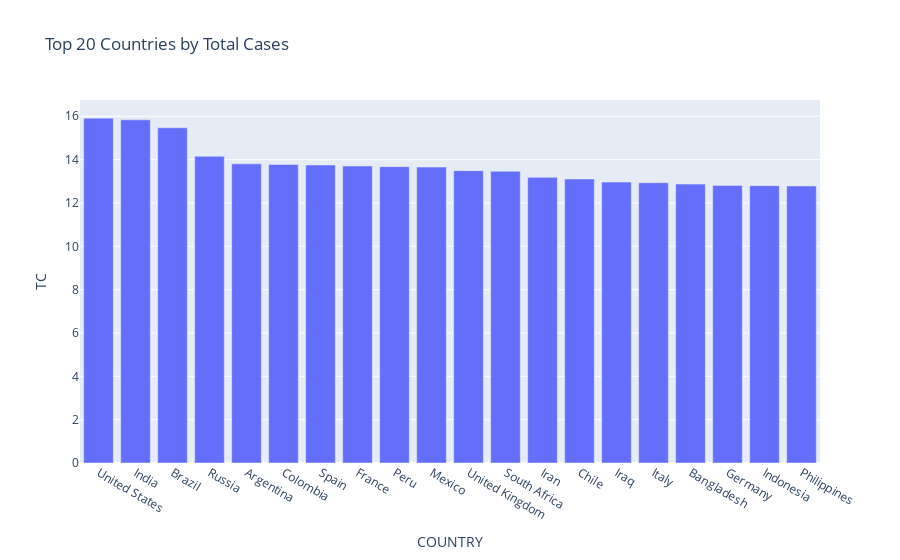
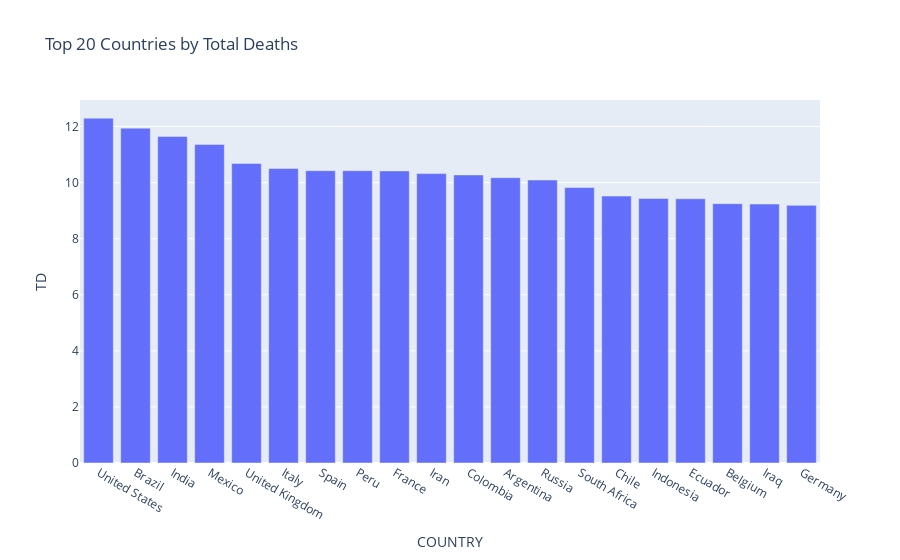

These figures' notebook cell, in order:
### Code cell
## 5. Country-wise Total Cases and Deaths
latest = df.sort_values('DATE').drop_duplicates('COUNTRY', keep='last')
fig = px.bar(latest.sort_values('TC', ascending=False).head(20), x='COUNTRY', y='TC', title='Top 20 Countries by Total Cases')
fig.show()

fig = px.bar(latest.sort_values('TD', ascending=False).head(20), x='COUNTRY', y='TD', title='Top 20 Countries by Total Deaths')
fig.show()

### Figure 1 — Plotly figure (JSON) as saved in the notebook; plotly's stock layout.template omitted (floating-point values rounded to 4 significant figures)
{"data": [{"alignmentgroup": "True", "hovertemplate": "COUNTRY=%{x}<br>TC=%{y}<extra></extra>", "legendgroup": "", "marker": {"color": "#636efa", "pattern": {"shape": ""}}, "name": "", "offsetgroup": "", "orientation": "v", "showlegend": false, "textposition": "auto", "type": "bar", "x": ["United States", "India", "Brazil", "Russia", "Argentina", "Colombia", "Spain", "France", "Peru", "Mexico", "United Kingdom", "South Africa", "Iran", "Chile", "Iraq", "Italy", "Bangladesh", "Germany", "Indonesia", "Philippines"], "xaxis": "x", "y": [15.91, 15.84, 15.47, 14.15, 13.81, 13.77, 13.75, 13.71, 13.67, 13.65, 13.49, 13.46, 13.18, 13.11, 12.96, 12.93, 12.87, 12.81, 12.8, 12.78], "yaxis": "y"}], "layout": {"barmode": "relative", "legend": {"tracegroupgap": 0}, "title": {"text": "Top 20 Countries by Total Cases"}, "xaxis": {"anchor": "y", "domain": [0, 1], "title": {"text": "COUNTRY"}}, "yaxis": {"anchor": "x", "domain": [0, 1], "title": {"text": "TC"}}}}

### Figure 2 — Plotly figure (JSON) as saved in the notebook; plotly's stock layout.template omitted (floating-point values rounded to 4 significant figures)
{"data": [{"alignmentgroup": "True", "hovertemplate": "COUNTRY=%{x}<br>TD=%{y}<extra></extra>", "legendgroup": "", "marker": {"color": "#636efa", "pattern": {"shape": ""}}, "name": "", "offsetgroup": "", "orientation": "v", "showlegend": false, "textposition": "auto", "type": "bar", "x": ["United States", "Brazil", "India", "Mexico", "United Kingdom", "Italy", "Spain", "Peru", "France", "Iran", "Colombia", "Argentina", "Russia", "South Africa", "Chile", "Indonesia", "Ecuador", "Belgium", "Iraq", "Germany"], "xaxis": "x", "y": [12.3, 11.94, 11.65, 11.36, 10.68, 10.51, 10.43, 10.43, 10.42, 10.32, 10.27, 10.18, 10.09, 9.824, 9.52, 9.434, 9.424, 9.25, 9.235, 9.189], "yaxis": "y"}], "layout": {"barmode": "relative", "legend": {"tracegroupgap": 0}, "title": {"text": "Top 20 Countries by Total Deaths"}, "xaxis": {"anchor": "y", "domain": [0, 1], "title": {"text": "COUNTRY"}}, "yaxis": {"anchor": "x", "domain": [0, 1], "title": {"text": "TD"}}}}
